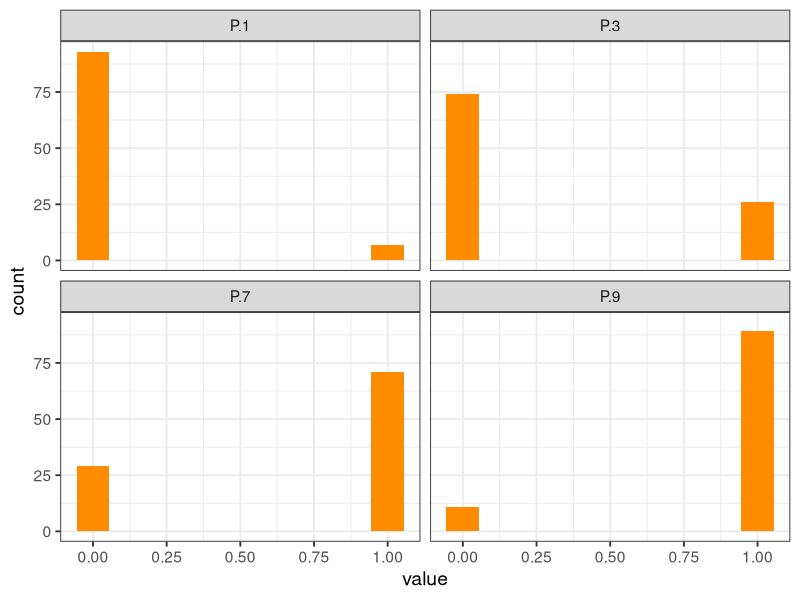
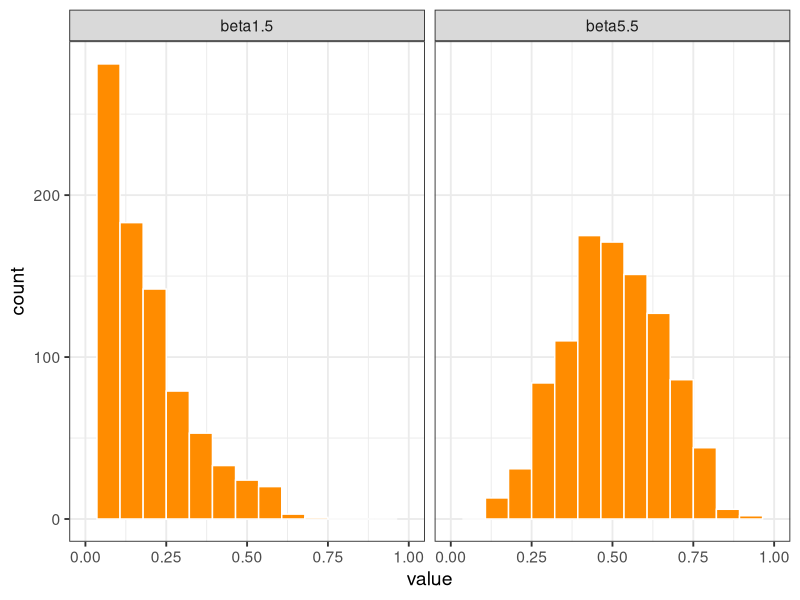
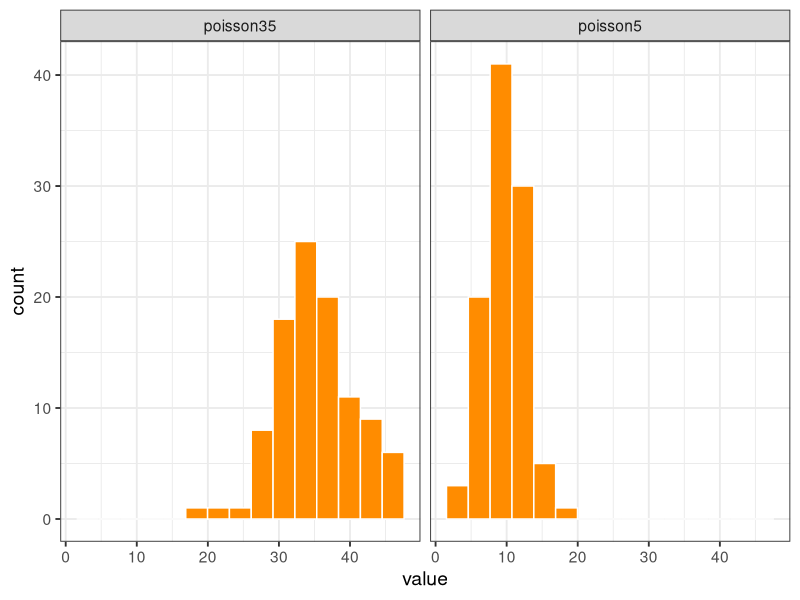
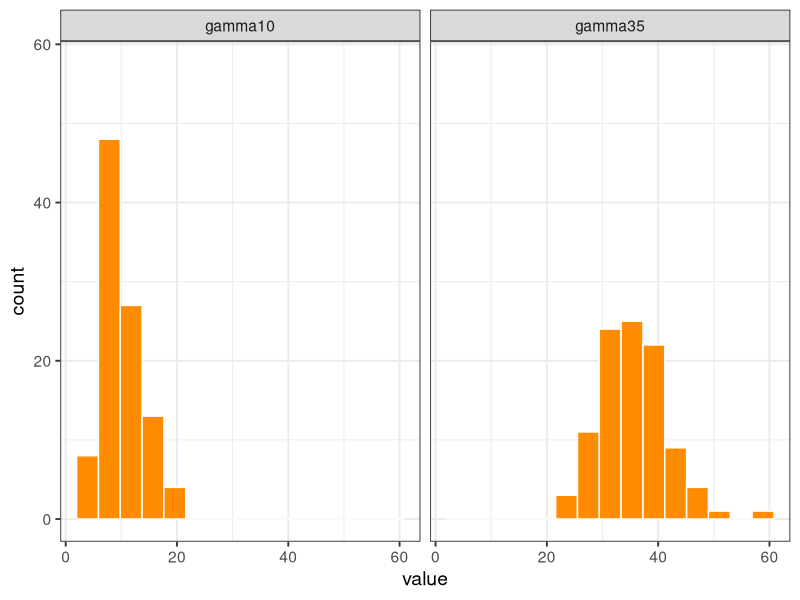

Source code (R) for these figures, in order:
## ---- chunk 1
library(tidyverse)
theme_set(theme_bw(base_size = 14)) # set global theme

set.seed(123) # for reproducibility
P.1 <- rbinom(100, size = 1, prob = 0.1)
P.3 <- rbinom(100, size = 1, prob = 0.3)
P.7 <- rbinom(100, size = 1, prob = 0.7)
P.9 <- rbinom(100, size = 1, prob = 0.9)
binomial_data <- data.frame(P.1, P.3, P.7, P.9)
## ---- chunk 2
#| label: fig-binomial
#| fig-cap: "Binomial distribution to describe binary data"
binomial_data |>
  pivot_longer(1:4, names_to = "P",
               values_to = "value") |>
  ggplot(aes(value)) +
  geom_histogram(fill = "darkorange",
                 bins = 10) +
  facet_wrap( ~ P) 
## ---- chunk 3
beta1.5 <- rbeta(n = 1000, shape1 = 1, shape2 = 5)
beta5.5 <- rbeta(n = 1000, shape1 = 5, shape2 = 5)
beta_data <- data.frame(beta1.5, beta5.5)

## ---- chunk 4
#| label: fig-beta
#| fig-cap: "Binomial distribution to describe proportion data"
library(tidyverse)
theme_set(theme_bw(base_size = 14)) # set global theme

beta_data |>
  pivot_longer(1:2, names_to = "P",
               values_to = "value") |>
  ggplot(aes(value)) +
  geom_histogram(fill = "darkorange",
                 color = "white",
                 bins = 15) +
  scale_x_continuous(limits = c(0, 1)) +
  facet_wrap( ~ P) 
## ---- chunk 5
poisson5 <- rpois(100, lambda = 10)
poisson35 <- rpois(100, lambda = 35)
poisson_data <- data.frame(poisson5, poisson35)
## ---- chunk 6
#| label: fig-poisson
#| fig-cap: "Binomial distribution to describe count data"
poisson_data |>
  pivot_longer(1:2, names_to = "P",
               values_to = "value") |>
  ggplot(aes(value)) +
  geom_histogram(fill = "darkorange",
                 color = "white",
                 bins = 15) +
  facet_wrap( ~ P) 
## ---- chunk 7
gamma10 <- rgamma(n = 100, shape = 10, scale = 1)
gamma35 <- rgamma(n = 100, shape = 35, scale = 1)
gamma_data <- data.frame(gamma10, gamma35)
## ---- chunk 8
#| label: fig-gamma
#| fig-cap: "Binomial distribution to describe continuous data"
gamma_data |>
  pivot_longer(1:2, names_to = "P",
               values_to = "value") |>
  ggplot(aes(value)) +
  geom_histogram(fill = "darkorange",
                 color = "white",
                 bins = 15) +
  ylim(0, max(gamma_data$gamma35)) +
  facet_wrap( ~ P) 
